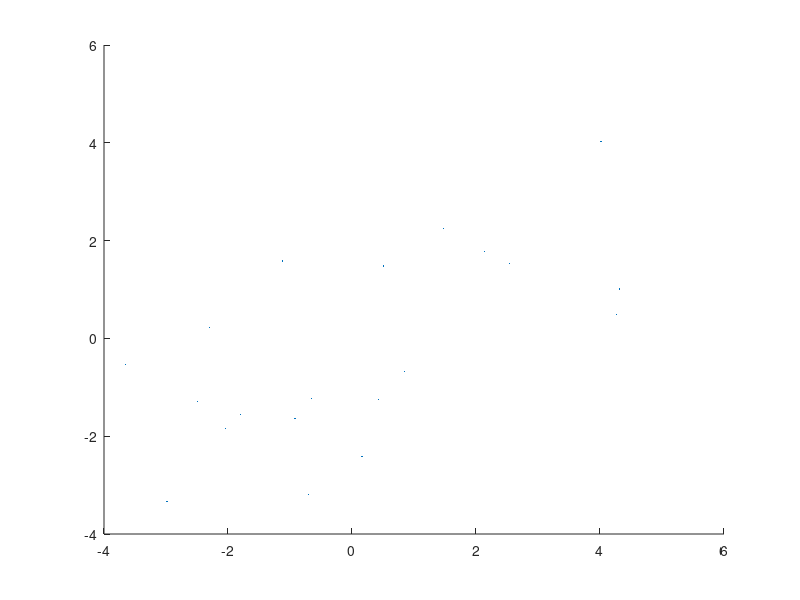

MATLAB code to generate this figure: (Note: this script raises an error after producing the figure.)
% clear
clear,close all,clc

% cluster-1
MU1 = [1 2]; % input matrix of means mu
SIGMA1 = [3   0.2; ...
		  0.2 2]; % input array of covariances
% cluster-2
MU2 = [-1 -2];
SIGMA2 = [2 0; ...
	      0 1];

% generate data from a mixture of two bivariate Gaussian distributions
% using the mvnrnd function.
X = [mvnrnd(MU1, SIGMA1, 10); ...
	 mvnrnd(MU2, SIGMA2, 10)];
scatter(X(:,1), X(:,2), 10, '.');
hold on;

% %To fit a Gaussian mixture distribution model to data.
% %Use function [fitgmdist]
options = statset('Display', 'final');
obj = fitgmdist(X, 2, 'options', options)
% with 2 clusters, the log-likelihood value is smalles.
h = ezcontour(@(x,y)pdf(obj, [x,y]), [-8 6], [-8 6]);


% % classification and visualization
idx = cluster(obj, X);
cluster1 = (idx==1);
cluster2 = (idx==2);

% figure
% scatter(X(cluster1, 1), X(cluster1, 2), 10, 'r+');
% hold on;
% scatter(X(cluster2, 1), X(cluster2, 2), 10, 'bo');
% hold off;
% legend('Cluster 1', 'Cluster 2', 'Location', 'NW')

% % posterior probability and visualization
% figure
% P = posterior(obj, X);
% size(P)
% scatter(X(cluster1, 1), X(cluster1, 2), 10, P(cluster1, 1), '+');
% hold on;
% scatter(X(cluster2, 1), X(cluster2, 2), 10, P(cluster2, 1), '+')
% hold off;
% legend('Cluster 1', 'Cluster 2', 'Location', 'NW');
% clrmap = jet(80); colormap(clrmap(9:72, :));
% ylabel(colorbar, 'component 1 posterior probability')

% % soft clustering and visualization
% figure
% P = posterior(obj, X);
% [~, order] = sort(P(:,1));
% plot(1:size(X,1), P(order, 1), 'r-', 1:size(X,1), P(order, 2), 'b-');

% soft clustering and visualization and diagonal coveriance.
% figure
% gm2 = fitgmdist(X, 2, 'CovType', 'diagonal', 'SharedCov', true);
% % with 2 clusters, the log-likelihood value is smalles.
% h = ezcontour(@(x,y)pdf(gm2, [x,y]), [-8 6], [-8 6]);

% figure
% P2 = posterior(gm2, X);
% [~, order] = sort(P2(:,1));
% plot(1:size(X,1), P2(order, 1), 'r-', 1:size(X,1), P2(order, 2), 'b-');


% % Assign New Data to Clusters
% Y = [mvnrnd(MU1, SIGMA1, 50); ...
% 	 mvnrnd(MU2, SIGMA2, 25)];
% idx = cluster(gm2, Y);




% ---------------Discussion
% ----------case-1
% X = [X1, X1(:,1)+X2(:,2)];
% ----problem:
% The columns of X are linearly dependent.
% This can cause ill-conditioned covariance estimates.
% ----solution:
% Fit a Gaussian mixture model again, but use the regularization.
% GMModel = fitgmdist(X, 2, 'Regularize', 0.1)

% -----------case-2
% Select the number of GMM components Using PCA

% -----------case-3
% Determine the Best GMM using AIC--AIC fit statistic
% Akaike information criterion, which provides a means of model selection.
% A trade-off between the goodness of fit of the model and the complexity.

% -----------case-4
% Set Initial Values When Fitting Gaussian Mixture Models

% -----------case-5
% Cluster with Gaussian Mixtures
% functions: cluster and posterior are very useful.
% completed.

% -----------case-6
% Soft Clustering Using Gaussian Mixtures Distributions

% -----------case-7
% Assign New Data to Clusters